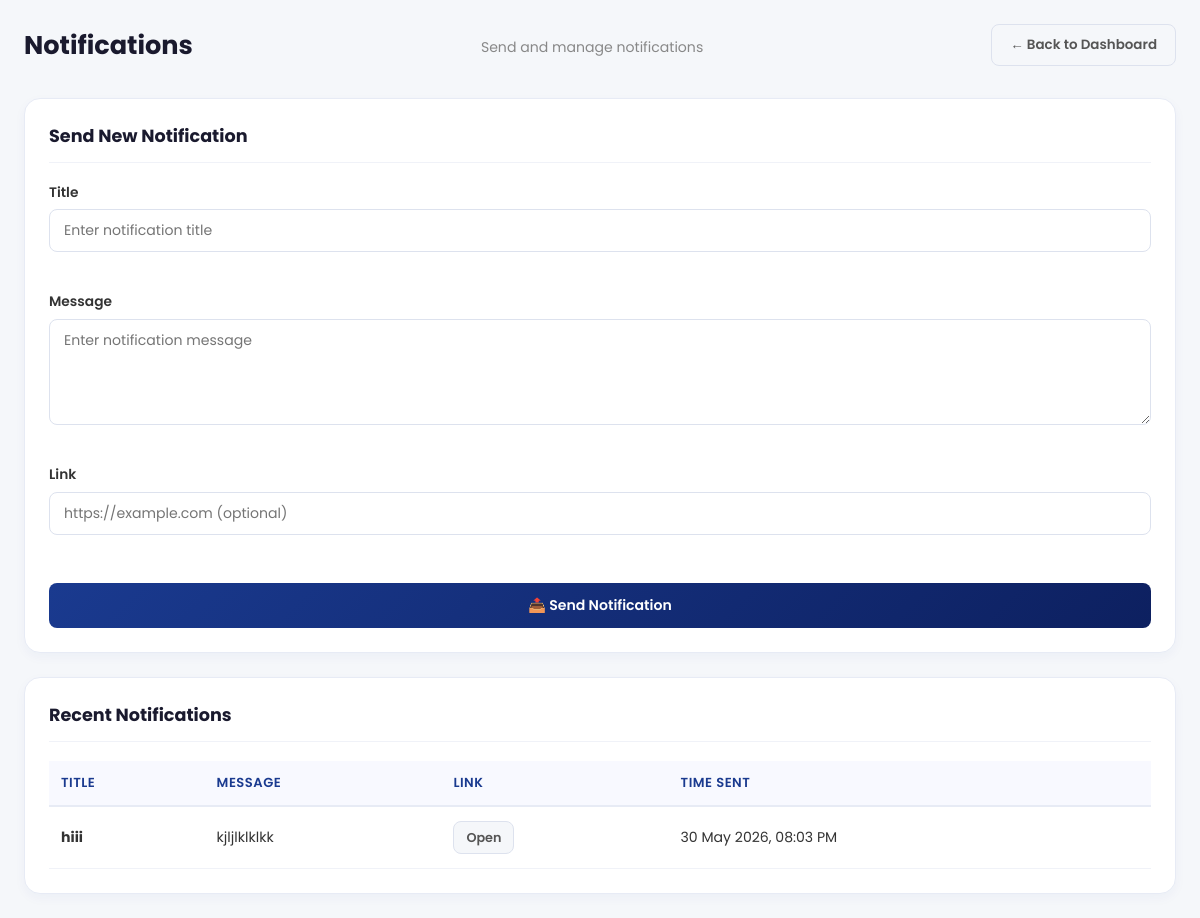
The app's page /notifications/ (signed in), older data.
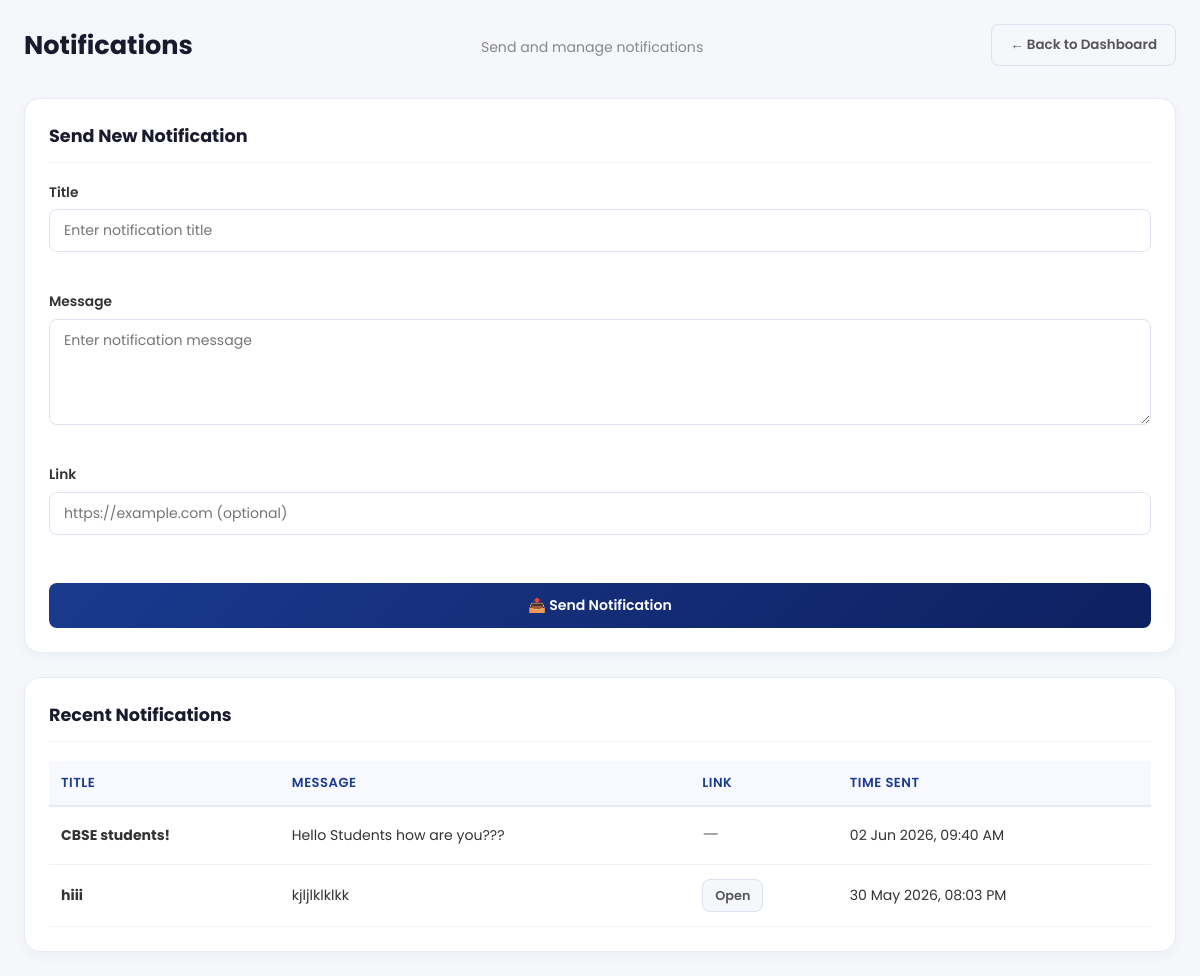
The same page, newer data.
### myapp/models.py (models this page shows, shortened)
class Notification(models.Model):
    title = models.CharField(max_length=200, verbose_name="Title")
    message = models.TextField(verbose_name="Message")
    link = models.URLField(
        max_length=500,
        blank=True,
        null=True,
        verbose_name="Link"
    )
    sent_at = models.DateTimeField(
        default=timezone.now,
        verbose_name="Time (Auto-generated)"
    )
    created_at = models.DateTimeField(auto_now_add=True)
    updated_at = models.DateTimeField(auto_now=True)
    class Meta:
        ordering = ['-sent_at']
        verbose_name = "Notification"
        verbose_name_plural = "Notifications"

### myapp/views.py (the view)
# urls.py: path('notifications/', views.notifications_section, name='notifications_section'),
@login_required
@user_passes_test(is_admin)
def notifications_section(request):
    if request.method == 'POST':
        form = NotificationForm(request.POST)
        if form.is_valid():
            notification = form.save(commit=False)
            notification.sent_at = timezone.now()
            notification.save()
            messages.success(request, 'Notification sent successfully!')
            return redirect('notifications_section')
    else:
        form = NotificationForm()
    notifications = Notification.objects.all()[:50]
    total_notifications = Notification.objects.count()
    sent_today = Notification.objects.filter(
    sent_at__date=timezone.now().date()
).count()
    context = {
        'title': 'Notifications',
        'subtitle': 'Send notifications to users',
        'form': form,
        'notifications': notifications,
        'total_notifications': total_notifications,
        'sent_today': sent_today,
    }
    return render(request, 'notification.html', context)

### myapp/forms.py
class NotificationForm(forms.ModelForm):
    class Meta:
        model = Notification
        fields = ['title', 'message', 'link']
        widgets = {
            'title': forms.TextInput(attrs={
                'class': 'form-input',
                'placeholder': 'Enter notification title'
            }),
            'message': forms.Textarea(attrs={
                'class': 'form-textarea',
                'placeholder': 'Enter notification message',
                'rows': 4
            }),
            'link': forms.URLInput(attrs={
                'class': 'form-input',
                'placeholder': 'https://example.com (optional)'
            }),
        }

### myapp/context_processors.py (called while the page is built)
def site_settings(request):
    settings = NavbarSetting.objects.first()
    return {
        'site_settings': settings
    }

### myapp/views.py (called while the page is built)
def is_admin(user):
    return user.is_staff

### myapp/templates/notification.html (shortened to what this page needs)
{% extends "admin_dashboard.html" %}
{% block content1 %}
<div class="notif-page">
  <div class="notif-container">
    <div class="notif-header">
      <h1>Notifications</h1>
      <p>Send and manage notifications</p>
      <a href="{% url 'dashboard' %}" class="btn btn-secondary">← Back to Dashboard</a>
    </div>
    <div class="notif-card">
      <div class="notif-card-head">
        <h2>Send New Notification</h2>
      </div>
      <form method="post" novalidate class="notif-form">
        <div class="notif-group">
          <label for="{{ form.title.id_for_label }}">Title</label>
          {{ form.title }}
          <div class="notif-error">{{ form.title.errors }}</div>
        </div>
        <div class="notif-group">
          <label for="{{ form.message.id_for_label }}">Message</label>
          {{ form.message }}
          <div class="notif-error">{{ form.message.errors }}</div>
        </div>
        <div class="notif-group">
          <label for="{{ form.link.id_for_label }}">Link</label>
          {{ form.link }}
          <div class="notif-error">{{ form.link.errors }}</div>
        </div>
        <button type="submit" class="notif-btn btn btn-primary">📤 Send Notification</button>
      </form>
    </div>
    <div class="notif-card">
      <div class="notif-card-head">
        <h2>Recent Notifications</h2>
      </div>
      <div class="notif-table-wrap">
        <table class="data-table notif-table">
          <thead>
            <tr>
              <th>Title</th>
              <th>Message</th>
              <th>Link</th>
              <th>Time Sent</th>
            </tr>
          </thead>
          <tbody>
            {% for notification in notifications %}
            <tr>
              <td><strong>{{ notification.title }}</strong></td>
              <td>{{ notification.message|truncatewords:10 }}</td>
              <td>
                {% if notification.link %}
                  <a href="{{ notification.link }}" target="_blank" class="notif-link btn btn-secondary">Open</a>
                {% else %}
                  <span class="notif-dash">—</span>
                {% endif %}
              </td>
              <td>{{ notification.sent_at|date:"d M Y, h:i A" }}</td>
            </tr>
            {% empty %}
            <tr>
              <td colspan="4" class="notif-empty">No notifications found.</td>
            </tr>
            {% endfor %}
          </tbody>
        </table>
      </div>
    </div>
  </div>
</div>
{% endblock content1 %}

Row changes from the older to the newer data that the page shows:
added Notification: title "CBSE students!", message "Hello Students how are you???", sent_at "02 Jun 2026, 09:40 AM"
